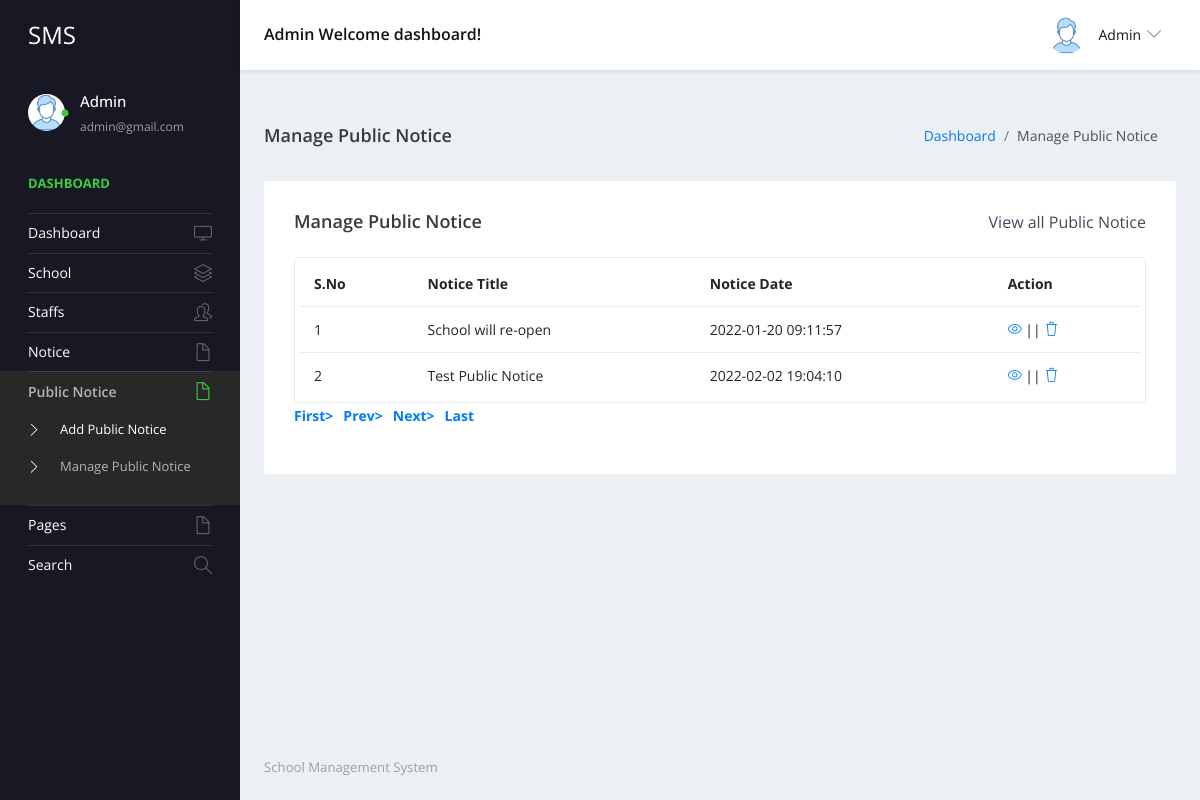
/admin/manage-public-notice.php (signed in), run on the app's committed database.
### tables this page shows
CREATE TABLE `tblpublicnotice` (
  `ID` int(5) NOT NULL,
  `NoticeTitle` varchar(200) DEFAULT NULL,
  `NoticeMessage` mediumtext DEFAULT NULL,
  `CreationDate` timestamp NULL DEFAULT current_timestamp()
);

### admin/manage-public-notice.php (the view, shortened to what this page needs)
<?php
include('includes/dbconnection.php');
if (strlen($_SESSION['sturecmsaid']==0)) {
  header('location:logout.php');
  } else{
?>
<!DOCTYPE html>
<html lang="en">
  <head>
    <link rel="stylesheet" href="vendors/simple-line-icons/css/simple-line-icons.css">
    <link rel="stylesheet" href="vendors/flag-icon-css/css/flag-icon.min.css">
    <link rel="stylesheet" href="vendors/css/vendor.bundle.base.css">
    <link rel="stylesheet" href="./vendors/daterangepicker/daterangepicker.css">
    <link rel="stylesheet" href="./vendors/chartist/chartist.min.css">
    <link rel="stylesheet" href="./css/style.css">
  </head>
  <body>
    <div class="container-scroller">
     <?php include_once('includes/header.php');?>
      <div class="container-fluid page-body-wrapper">
        <?php include_once('includes/sidebar.php');?>
        <div class="main-panel">
          <div class="content-wrapper">
             <div class="page-header">
              <h3 class="page-title"> Manage Public Notice </h3>
              <nav aria-label="breadcrumb">
                <ol class="breadcrumb">
                  <li class="breadcrumb-item"><a href="dashboard.php">Dashboard</a></li>
                  <li class="breadcrumb-item active" aria-current="page"> Manage Public Notice</li>
                </ol>
              </nav>
            </div>
            <div class="row">
              <div class="col-md-12 grid-margin stretch-card">
                <div class="card">
                  <div class="card-body">
                    <div class="d-sm-flex align-items-center mb-4">
                      <h4 class="card-title mb-sm-0">Manage Public Notice</h4>
                      <a href="#" class="text-dark ml-auto mb-3 mb-sm-0"> View all Public Notice</a>
                    </div>
                    <div class="table-responsive border rounded p-1">
                      <table class="table">
                        <thead>
                          <tr>
                            <th class="font-weight-bold">S.No</th>
                            <th class="font-weight-bold">Notice Title</th>
                            <th class="font-weight-bold">Notice Date</th>
                            <th class="font-weight-bold">Action</th>
                          </tr>
                        </thead>
                        <tbody>
                           <?php
                            if (isset($_GET['pageno'])) {
            $pageno = $_GET['pageno'];
        } else {
            $pageno = 1;
        }
        $no_of_records_per_page =15;
       $ret = "SELECT ID FROM tblpublicnotice";
$query1 = $dbh -> prepare($ret);
$query1->execute();
$total_rows=$query1->rowCount();
$total_pages = ceil($total_rows / $no_of_records_per_page);
$sql="SELECT * from tblpublicnotice";
$query = $dbh -> prepare($sql);
$query->execute();
$results=$query->fetchAll(PDO::FETCH_OBJ);
$cnt=1;
if($query->rowCount() > 0)
{
foreach($results as $row)
{               ?>
                          <tr>
                            <td><?php echo htmlentities($cnt);?></td>
                            <td><?php  echo htmlentities($row->NoticeTitle);?></td>
                            <td><?php  echo htmlentities($row->CreationDate);?></td>
                            <td>
                              <div><a href="edit-public-notice-detail.php?editid=<?php echo htmlentities ($row->ID);?>"><i class="icon-eye"></i></a>
                                                || <a href="manage-public-notice.php?delid=<?php echo ($row->ID);?>" onclick="return confirm('Do you really want to Delete ?');"> <i class="icon-trash"></i></a></div>
                            </td>
                          </tr><?php $cnt=$cnt+1;}} ?>
                        </tbody>
                      </table>
                    </div>
                    <div align="left">
    <ul class="pagination" >
        <li><a href="?pageno=1"><strong>First></strong></a></li>
        <li class="<?php if($pageno <= 1){ echo 'disabled'; } ?>">
            <a href="<?php if($pageno <= 1){ echo '#'; } else { echo "?pageno=".($pageno - 1); } ?>"><strong style="padding-left: 10px">Prev></strong></a>
        </li>
        <li class="<?php if($pageno >= $total_pages){ echo 'disabled'; } ?>">
            <a href="<?php if($pageno >= $total_pages){ echo '#'; } else { echo "?pageno=".($pageno + 1); } ?>"><strong style="padding-left: 10px">Next></strong></a>
        </li>
        <li><a href="?pageno=<?php echo $total_pages; ?>"><strong style="padding-left: 10px">Last</strong></a></li>
    </ul>
</div>
                  </div>
                </div>
              </div>
            </div>
          </div>
         <?php include_once('includes/footer.php');?>
        </div>
      </div>
    </div>
  </body>
</html><?php }  ?>

### admin/includes/header.php (shortened to what this page needs)
 <nav class="navbar default-layout-navbar col-lg-12 col-12 p-0 fixed-top d-flex flex-row" >
        <div  class="navbar-brand-wrapper d-flex align-items-center">
          <a class="navbar-brand brand-logo" href="dashboard.php">
            <strong style="color: white;">SMS</strong>
          </a>
        </div><?php
         $aid= $_SESSION['sturecmsaid'];
$sql="SELECT * from tbladmin where ID=:aid";
$query = $dbh -> prepare($sql);
$query->bindParam(':aid',$aid,PDO::PARAM_STR);
$query->execute();
$results=$query->fetchAll(PDO::FETCH_OBJ);
$cnt=1;
if($query->rowCount() > 0)
{
foreach($results as $row)
{               ?>
        <div class="navbar-menu-wrapper d-flex align-items-center flex-grow-1">
          <h5 class="mb-0 font-weight-medium d-none d-lg-flex"><?php  echo htmlentities($row->AdminName);?> Welcome dashboard!</h5>
          <ul class="navbar-nav navbar-nav-right ml-auto">
            <li class="nav-item dropdown d-none d-xl-inline-flex user-dropdown">
              <a class="nav-link dropdown-toggle" id="UserDropdown" href="#" data-toggle="dropdown" aria-expanded="false">
                <img class="img-xs rounded-circle ml-2" src="images/faces/face8.jpg" alt="Profile image"> <span class="font-weight-normal"> <?php  echo htmlentities($row->AdminName);?> </span></a>
                <?php $cnt=$cnt+1;}} ?>
            </li>
          </ul>
        </div>
      </nav>

### admin/includes/sidebar.php (shortened to what this page needs)
<nav class="sidebar sidebar-offcanvas" id="sidebar">
          <ul class="nav">
            <li class="nav-item nav-profile">
              <a href="#" class="nav-link">
                <div class="profile-image">
                  <img class="img-xs rounded-circle" src="images/faces/face8.jpg" alt="profile image">
                  <div class="dot-indicator bg-success"></div>
                </div>
                <div class="text-wrapper">
                  <?php
         $aid= $_SESSION['sturecmsaid'];
$sql="SELECT * from tbladmin where ID=:aid";
$query = $dbh -> prepare($sql);
$query->bindParam(':aid',$aid,PDO::PARAM_STR);
$query->execute();
$results=$query->fetchAll(PDO::FETCH_OBJ);
$cnt=1;
if($query->rowCount() > 0)
{
foreach($results as $row)
{               ?>
                  <p class="profile-name"><?php  echo htmlentities($row->AdminName);?></p>
                  <p class="designation"><?php  echo htmlentities($row->Email);?></p><?php $cnt=$cnt+1;}} ?>
                </div>
              </a>
            </li>
            <li class="nav-item nav-category">
              <span class="nav-link">Dashboard</span>
            </li>
            <li class="nav-item">
              <a class="nav-link" href="dashboard.php">
                <span class="menu-title">Dashboard</span>
                <i class="icon-screen-desktop menu-icon"></i>
              </a>
            </li>
            <li class="nav-item">
              <a class="nav-link" data-toggle="collapse" href="#ui-basic" aria-expanded="false" aria-controls="ui-basic">
                <span class="menu-title">School</span>
                <i class="icon-layers menu-icon"></i>
              </a>
            </li>
            <li class="nav-item">
              <a class="nav-link" data-toggle="collapse" href="#ui-basic1" aria-expanded="false" aria-controls="ui-basic1">
                <span class="menu-title">Staffs</span>
                <i class="icon-people menu-icon"></i>
              </a>
            </li>
            <li class="nav-item">
              <a class="nav-link" data-toggle="collapse" href="#auth" aria-expanded="false" aria-controls="auth">
                <span class="menu-title">Notice</span>
                <i class="icon-doc menu-icon"></i>
              </a>
            </li>
            <li class="nav-item">
              <a class="nav-link" data-toggle="collapse" href="#auth1" aria-expanded="false" aria-controls="auth">
                <span class="menu-title">Public Notice</span>
                <i class="icon-doc menu-icon"></i>
              </a>
              <div class="collapse" id="auth1">
                <ul class="nav flex-column sub-menu">
                  <li class="nav-item"> <a class="nav-link" href="add-public-notice.php"> Add Public Notice </a></li>
                  <li class="nav-item"> <a class="nav-link" href="manage-public-notice.php"> Manage Public Notice </a></li>
                </ul>
              </div>
              <li class="nav-item">
              <a class="nav-link" data-toggle="collapse" href="#auth2" aria-expanded="false" aria-controls="auth">
                <span class="menu-title">Pages</span>
                <i class="icon-doc menu-icon"></i>
              </a>
            </li>
            <li class="nav-item">
              <a class="nav-link" href="search.php">
                <span class="menu-title">Search</span>
                <i class="icon-magnifier menu-icon"></i>
              </a>
            </li>
            </li>
          </ul>
        </nav>

### data on the page
tblpublicnotice: NoticeTitle "School will re-open", CreationDate "2022-01-20 09:11:57"
tblpublicnotice: NoticeTitle "Test Public Notice", CreationDate "2022-02-02 19:04:10"

### other printed values
$row->AdminName "Admin"
$row->Email "admin@gmail.com"
